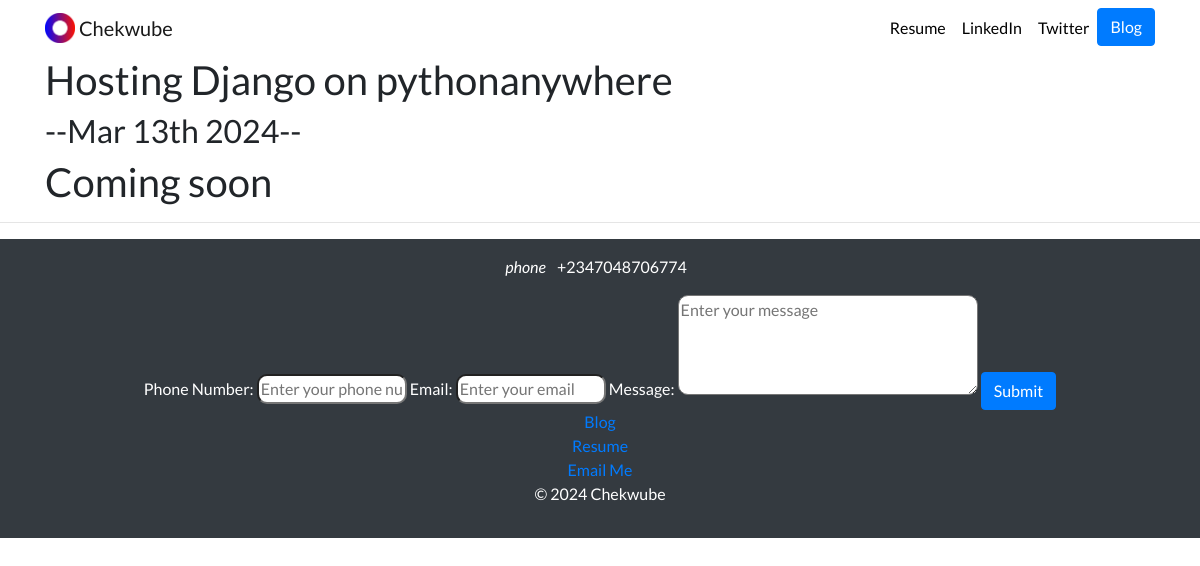
Page /blog/11/ on the committed database.
### blog/models.py (models this page shows, shortened)
class Blog(models.Model):
    title = models.CharField(max_length=100)
    description = models.TextField()
    date = models.DateField()

### blog/views.py (the view)
# urls.py: path('<int:blog_id>/', views.detail, name='detail'),
def detail(request, blog_id):
    blog = get_object_or_404(Blog, pk=blog_id)
    return render(request, 'blog/detail.html', {'blog': blog})

### blog/templates/blog/detail.html
{% extends 'portfolio/base.html' %}
{% block content %}
<h1>{{ blog.title }}</h1>
<h2>--{{ blog.date|date:'M jS Y' }}--</h2>
{{ blog.description|safe }}
{% endblock %}

### portfolio/static/portfolio/custom.css (style rules this page uses)
body { font-family: 'Lato', sans-serif; }

### rows in the picture
Blog: title "Hosting Django on pythonanywhere", date "Mar 13th 2024", description "Coming soon"
